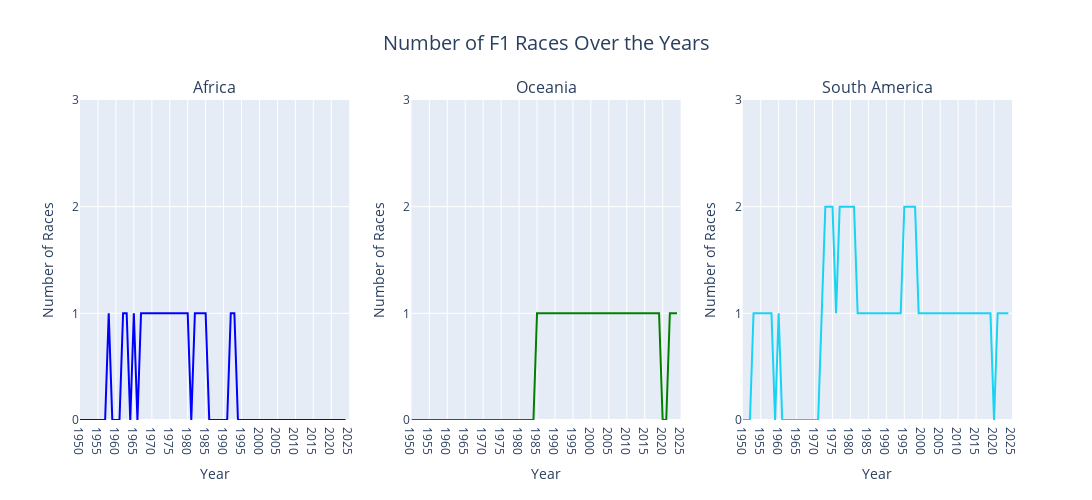

The notebook cell saved with this chart:
### Code cell
races_year_continent_detail_fig = make_subplots(rows=1, cols=3, subplot_titles=("Africa", "Oceania", "South America"))

races_year_continent_detail_fig.add_trace(
    go.Scatter(
        x=races_continent_flat['year'],
        y=races_continent_flat['Africa'],
        mode='lines', 
        name='Africa',
        line=dict(color='blue'),
    ),
    row=1, col=1)

races_year_continent_detail_fig.add_trace(
    go.Scatter(
        x=races_continent_flat['year'],
        y=races_continent_flat['Oceania'],
        mode='lines', 
        name='Oceania',
        line=dict(color='green'),
    ),
    row=1, col=2)

races_year_continent_detail_fig.add_trace(
    go.Scatter(
        x=races_continent_flat['year'],
        y=races_continent_flat['South America'], 
        mode='lines', 
        name='South America',
        line=dict(color='#19d3f3'),
    ),
    row=1, col=3)

races_year_continent_detail_fig.update_layout(
    title=dict(
        text='Number of F1 Races Over the Years',
        x=0.5,
        font=dict(size=20)
    ),
    height=500,
    width=2000,
    showlegend=False,
    hoverlabel=dict(
        font=dict(size=12),
        bgcolor='rgba(255, 255, 255, 0.8)'
    ))

races_year_continent_detail_fig.update_traces(
    hovertemplate='<b>Year</b>: %{x}<br>' +
                '<b>Number of races</b>: %{y}<br><extra></extra>')

races_year_continent_detail_fig.update_xaxes(
    dtick=5,
    range=[races_continent_flat['year'].min(), races_continent_flat['year'].max() + 1],
    title_text='Year')

races_year_continent_detail_fig.update_yaxes(
    tickmode='linear',
    range=[0, 3],
    title_text='Number of Races')

races_year_continent_detail_fig.show()

pio.write_image(races_year_continent_detail_fig, image_path+'races_year_continent_detail.png', width=2000, height=500)
display(Image(filename=image_path+'races_year_continent_detail.png'))

### Figure 1 — Plotly figure (JSON) as saved in the notebook; plotly's stock layout.template omitted (floating-point values rounded to 4 significant figures)
{"data": [{"hovertemplate": "<b>Year</b>: %{x}<br><b>Number of races</b>: %{y}<br><extra></extra>", "line": {"color": "blue"}, "mode": "lines", "name": "Africa", "type": "scatter", "x": [1950, 1951, 1952, 1953, 1954, 1955, 1956, 1957, 1958, 1959, 1960, 1961, 1962, 1963, 1964, 1965, 1966, 1967, 1968, 1969, 1970, 1971, 1972, 1973, 1974, 1975, 1976, 1977, 1978, 1979, 1980, 1981, 1982, 1983, 1984, 1985, 1986, 1987, 1988, 1989, 1990, 1991, 1992, 1993, 1994, 1995, 1996, 1997, 1998, 1999, 2000, 2001, 2002, 2003, 2004, 2005, 2006, 2007, 2008, 2009, 2010, 2011, 2012, 2013, 2014, 2015, 2016, 2017, 2018, 2019, 2020, 2021, 2022, 2023, 2024], "xaxis": "x", "y": [0, 0, 0, 0, 0, 0, 0, 0, 1, 0, 0, 0, 1, 1, 0, 1, 0, 1, 1, 1, 1, 1, 1, 1, 1, 1, 1, 1, 1, 1, 1, 0, 1, 1, 1, 1, 0, 0, 0, 0, 0, 0, 1, 1, 0, 0, 0, 0, 0, 0, 0, 0, 0, 0, 0, 0, 0, 0, 0, 0, 0, 0, 0, 0, 0, 0, 0, 0, 0, 0, 0, 0, 0, 0, 0], "yaxis": "y"}, {"hovertemplate": "<b>Year</b>: %{x}<br><b>Number of races</b>: %{y}<br><extra></extra>", "line": {"color": "green"}, "mode": "lines", "name": "Oceania", "type": "scatter", "x": [1950, 1951, 1952, 1953, 1954, 1955, 1956, 1957, 1958, 1959, 1960, 1961, 1962, 1963, 1964, 1965, 1966, 1967, 1968, 1969, 1970, 1971, 1972, 1973, 1974, 1975, 1976, 1977, 1978, 1979, 1980, 1981, 1982, 1983, 1984, 1985, 1986, 1987, 1988, 1989, 1990, 1991, 1992, 1993, 1994, 1995, 1996, 1997, 1998, 1999, 2000, 2001, 2002, 2003, 2004, 2005, 2006, 2007, 2008, 2009, 2010, 2011, 2012, 2013, 2014, 2015, 2016, 2017, 2018, 2019, 2020, 2021, 2022, 2023, 2024], "xaxis": "x2", "y": [0, 0, 0, 0, 0, 0, 0, 0, 0, 0, 0, 0, 0, 0, 0, 0, 0, 0, 0, 0, 0, 0, 0, 0, 0, 0, 0, 0, 0, 0, 0, 0, 0, 0, 0, 1, 1, 1, 1, 1, 1, 1, 1, 1, 1, 1, 1, 1, 1, 1, 1, 1, 1, 1, 1, 1, 1, 1, 1, 1, 1, 1, 1, 1, 1, 1, 1, 1, 1, 1, 0, 0, 1, 1, 1], "yaxis": "y2"}, {"hovertemplate": "<b>Year</b>: %{x}<br><b>Number of races</b>: %{y}<br><extra></extra>", "line": {"color": "#19d3f3"}, "mode": "lines", "name": "South America", "type": "scatter", "x": [1950, 1951, 1952, 1953, 1954, 1955, 1956, 1957, 1958, 1959, 1960, 1961, 1962, 1963, 1964, 1965, 1966, 1967, 1968, 1969, 1970, 1971, 1972, 1973, 1974, 1975, 1976, 1977, 1978, 1979, 1980, 1981, 1982, 1983, 1984, 1985, 1986, 1987, 1988, 1989, 1990, 1991, 1992, 1993, 1994, 1995, 1996, 1997, 1998, 1999, 2000, 2001, 2002, 2003, 2004, 2005, 2006, 2007, 2008, 2009, 2010, 2011, 2012, 2013, 2014, 2015, 2016, 2017, 2018, 2019, 2020, 2021, 2022, 2023, 2024], "xaxis": "x3", "y": [0, 0, 0, 1, 1, 1, 1, 1, 1, 0, 1, 0, 0, 0, 0, 0, 0, 0, 0, 0, 0, 0, 1, 2, 2, 2, 1, 2, 2, 2, 2, 2, 1, 1, 1, 1, 1, 1, 1, 1, 1, 1, 1, 1, 1, 2, 2, 2, 2, 1, 1, 1, 1, 1, 1, 1, 1, 1, 1, 1, 1, 1, 1, 1, 1, 1, 1, 1, 1, 1, 0, 1, 1, 1, 1], "yaxis": "y3"}], "layout": {"annotations": [{"font": {"size": 16}, "showarrow": false, "text": "Africa", "x": 0.1444, "xanchor": "center", "xref": "paper", "y": 1, "yanchor": "bottom", "yref": "paper"}, {"font": {"size": 16}, "showarrow": false, "text": "Oceania", "x": 0.5, "xanchor": "center", "xref": "paper", "y": 1, "yanchor": "bottom", "yref": "paper"}, {"font": {"size": 16}, "showarrow": false, "text": "South America", "x": 0.8556, "xanchor": "center", "xref": "paper", "y": 1, "yanchor": "bottom", "yref": "paper"}], "height": 500, "hoverlabel": {"bgcolor": "rgba(255, 255, 255, 0.8)", "font": {"size": 12}}, "showlegend": false, "title": {"font": {"size": 20}, "text": "Number of F1 Races Over the Years", "x": 0.5}, "width": 2000, "xaxis": {"anchor": "y", "domain": [0, 0.2889], "dtick": 5, "range": [1950, 2025], "title": {"text": "Year"}}, "xaxis2": {"anchor": "y2", "domain": [0.3556, 0.6444], "dtick": 5, "range": [1950, 2025], "title": {"text": "Year"}}, "xaxis3": {"anchor": "y3", "domain": [0.7111, 1], "dtick": 5, "range": [1950, 2025], "title": {"text": "Year"}}, "yaxis": {"anchor": "x", "domain": [0, 1], "range": [0, 3], "tickmode": "linear", "title": {"text": "Number of Races"}}, "yaxis2": {"anchor": "x2", "domain": [0, 1], "range": [0, 3], "tickmode": "linear", "title": {"text": "Number of Races"}}, "yaxis3": {"anchor": "x3", "domain": [0, 1], "range": [0, 3], "tickmode": "linear", "title": {"text": "Number of Races"}}}}
